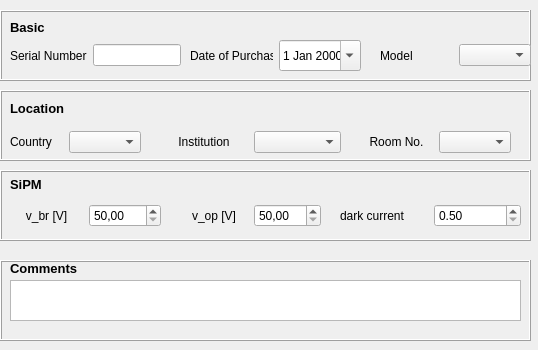
<?xml version="1.0" encoding="UTF-8"?>
<ui version="4.0">
 <class>AddSipmBasicPage</class>
 <widget class="QWizardPage" name="AddSipmBasicPage">
  <property name="geometry">
   <rect>
    <x>0</x>
    <y>0</y>
    <width>538</width>
    <height>350</height>
   </rect>
  </property>
  <property name="windowTitle">
   <string>WizardPage</string>
  </property>
  <widget class="QFrame" name="frame_4">
   <property name="geometry">
    <rect>
     <x>0</x>
     <y>90</y>
     <width>531</width>
     <height>71</height>
    </rect>
   </property>
   <property name="frameShape">
    <enum>QFrame::Box</enum>
   </property>
   <property name="frameShadow">
    <enum>QFrame::Raised</enum>
   </property>
   <widget class="QWidget" name="layoutWidget_5">
    <property name="geometry">
     <rect>
      <x>10</x>
      <y>40</y>
      <width>131</width>
      <height>24</height>
     </rect>
    </property>
    <layout class="QHBoxLayout" name="horizontalLayout_country">
     <item>
      <widget class="QLabel" name="label_country">
       <property name="text">
        <string>Country </string>
       </property>
      </widget>
     </item>
     <item>
      <widget class="QComboBox" name="comboBox_country"/>
     </item>
    </layout>
   </widget>
   <widget class="QWidget" name="layoutWidget_7">
    <property name="geometry">
     <rect>
      <x>160</x>
      <y>40</y>
      <width>181</width>
      <height>24</height>
     </rect>
    </property>
    <layout class="QHBoxLayout" name="horizontalLayout_instytution">
     <item>
      <widget class="QLabel" name="label_institution">
       <property name="text">
        <string>Institution</string>
       </property>
       <property name="alignment">
        <set>Qt::AlignCenter</set>
       </property>
      </widget>
     </item>
     <item>
      <widget class="QComboBox" name="comboBox_institution"/>
     </item>
    </layout>
   </widget>
   <widget class="QWidget" name="layoutWidget_8">
    <property name="geometry">
     <rect>
      <x>360</x>
      <y>40</y>
      <width>151</width>
      <height>24</height>
     </rect>
    </property>
    <layout class="QHBoxLayout" name="horizontalLayout_room">
     <item>
      <widget class="QLabel" name="label_room">
       <property name="text">
        <string>Room No.</string>
       </property>
       <property name="alignment">
        <set>Qt::AlignCenter</set>
       </property>
      </widget>
     </item>
     <item>
      <widget class="QComboBox" name="comboBox_room"/>
     </item>
    </layout>
   </widget>
   <widget class="QLabel" name="label_4">
    <property name="geometry">
     <rect>
      <x>10</x>
      <y>10</y>
      <width>61</width>
      <height>16</height>
     </rect>
    </property>
    <property name="font">
     <font>
      <pointsize>10</pointsize>
      <bold>true</bold>
     </font>
    </property>
    <property name="text">
     <string>Location</string>
    </property>
   </widget>
  </widget>
  <widget class="QFrame" name="frame_2">
   <property name="geometry">
    <rect>
     <x>0</x>
     <y>10</y>
     <width>531</width>
     <height>71</height>
    </rect>
   </property>
   <property name="font">
    <font>
     <bold>false</bold>
    </font>
   </property>
   <property name="frameShape">
    <enum>QFrame::Box</enum>
   </property>
   <property name="frameShadow">
    <enum>QFrame::Raised</enum>
   </property>
   <widget class="QWidget" name="layoutWidget">
    <property name="geometry">
     <rect>
      <x>10</x>
      <y>30</y>
      <width>171</width>
      <height>31</height>
     </rect>
    </property>
    <layout class="QHBoxLayout" name="horizontalLayout_serialNumber">
     <item>
      <widget class="QLabel" name="label_serialNumber">
       <property name="text">
        <string>Serial Number</string>
       </property>
      </widget>
     </item>
     <item>
      <widget class="QLineEdit" name="lineEdit_serialNumber"/>
     </item>
    </layout>
   </widget>
   <widget class="QWidget" name="layoutWidget_2">
    <property name="geometry">
     <rect>
      <x>190</x>
      <y>30</y>
      <width>171</width>
      <height>31</height>
     </rect>
    </property>
    <layout class="QHBoxLayout" name="horizontalLayout_purchaseDate">
     <item>
      <widget class="QLabel" name="label_fromPurchaseDate">
       <property name="text">
        <string>Date of Purchase</string>
       </property>
      </widget>
     </item>
     <item>
      <widget class="QDateEdit" name="dateEdit_purchaseDate">
       <property name="sizePolicy">
        <sizepolicy hsizetype="Preferred" vsizetype="Expanding">
         <horstretch>0</horstretch>
         <verstretch>0</verstretch>
        </sizepolicy>
       </property>
       <property name="calendarPopup">
        <bool>true</bool>
       </property>
      </widget>
     </item>
    </layout>
   </widget>
   <widget class="QLabel" name="label">
    <property name="geometry">
     <rect>
      <x>10</x>
      <y>10</y>
      <width>41</width>
      <height>14</height>
     </rect>
    </property>
    <property name="font">
     <font>
      <pointsize>10</pointsize>
      <bold>true</bold>
     </font>
    </property>
    <property name="text">
     <string>Basic</string>
    </property>
   </widget>
   <widget class="QWidget" name="layoutWidget_3">
    <property name="geometry">
     <rect>
      <x>380</x>
      <y>30</y>
      <width>151</width>
      <height>31</height>
     </rect>
    </property>
    <layout class="QHBoxLayout" name="horizontalLayout_model">
     <item>
      <widget class="QLabel" name="label_model">
       <property name="text">
        <string>Model</string>
       </property>
      </widget>
     </item>
     <item>
      <widget class="QComboBox" name="comboBox_model"/>
     </item>
    </layout>
   </widget>
  </widget>
  <widget class="QFrame" name="frame_3">
   <property name="geometry">
    <rect>
     <x>0</x>
     <y>170</y>
     <width>531</width>
     <height>71</height>
    </rect>
   </property>
   <property name="frameShape">
    <enum>QFrame::Box</enum>
   </property>
   <property name="frameShadow">
    <enum>QFrame::Raised</enum>
   </property>
   <widget class="QWidget" name="layoutWidget_9">
    <property name="geometry">
     <rect>
      <x>10</x>
      <y>30</y>
      <width>151</width>
      <height>31</height>
     </rect>
    </property>
    <layout class="QHBoxLayout" name="horizontalLayout_purchaseDate_2">
     <item>
      <widget class="QLabel" name="label_vBrFrom">
       <property name="text">
        <string>v_br [V]</string>
       </property>
       <property name="alignment">
        <set>Qt::AlignCenter</set>
       </property>
      </widget>
     </item>
     <item>
      <widget class="QDoubleSpinBox" name="doubleSpinBox_vBr">
       <property name="locale">
        <locale language="Polish" country="Poland"/>
       </property>
       <property name="minimum">
        <double>50.000000000000000</double>
       </property>
       <property name="maximum">
        <double>69.989999999999995</double>
       </property>
       <property name="singleStep">
        <double>0.100000000000000</double>
       </property>
      </widget>
     </item>
    </layout>
   </widget>
   <widget class="QWidget" name="layoutWidget_11">
    <property name="geometry">
     <rect>
      <x>340</x>
      <y>30</y>
      <width>181</width>
      <height>31</height>
     </rect>
    </property>
    <layout class="QHBoxLayout" name="horizontalLayout_purchaseDate_4">
     <item>
      <widget class="QLabel" name="label_darkCurrentFrom">
       <property name="text">
        <string>dark current </string>
       </property>
      </widget>
     </item>
     <item>
      <widget class="QDoubleSpinBox" name="doubleSpinBox_darkCurrent">
       <property name="minimum">
        <double>0.500000000000000</double>
       </property>
       <property name="maximum">
        <double>1.200000000000000</double>
       </property>
       <property name="singleStep">
        <double>0.010000000000000</double>
       </property>
       <property name="value">
        <double>0.500000000000000</double>
       </property>
      </widget>
     </item>
    </layout>
   </widget>
   <widget class="QLabel" name="label_2">
    <property name="geometry">
     <rect>
      <x>10</x>
      <y>0</y>
      <width>70</width>
      <height>29</height>
     </rect>
    </property>
    <property name="font">
     <font>
      <pointsize>10</pointsize>
      <bold>true</bold>
     </font>
    </property>
    <property name="text">
     <string>SiPM</string>
    </property>
   </widget>
   <widget class="QWidget" name="layoutWidget_10">
    <property name="geometry">
     <rect>
      <x>180</x>
      <y>30</y>
      <width>141</width>
      <height>31</height>
     </rect>
    </property>
    <layout class="QHBoxLayout" name="horizontalLayout_purchaseDate_3">
     <item>
      <widget class="QLabel" name="label_vBrFrom_2">
       <property name="text">
        <string>v_op [V]</string>
       </property>
       <property name="alignment">
        <set>Qt::AlignCenter</set>
       </property>
      </widget>
     </item>
     <item>
      <widget class="QDoubleSpinBox" name="doubleSpinBox_vOp">
       <property name="locale">
        <locale language="Polish" country="Poland"/>
       </property>
       <property name="minimum">
        <double>50.000000000000000</double>
       </property>
       <property name="maximum">
        <double>69.989999999999995</double>
       </property>
       <property name="singleStep">
        <double>0.100000000000000</double>
       </property>
      </widget>
     </item>
    </layout>
   </widget>
  </widget>
  <widget class="QFrame" name="frame">
   <property name="geometry">
    <rect>
     <x>0</x>
     <y>260</y>
     <width>531</width>
     <height>81</height>
    </rect>
   </property>
   <property name="frameShape">
    <enum>QFrame::Box</enum>
   </property>
   <property name="frameShadow">
    <enum>QFrame::Raised</enum>
   </property>
   <widget class="QLabel" name="label_3">
    <property name="geometry">
     <rect>
      <x>10</x>
      <y>0</y>
      <width>71</width>
      <height>16</height>
     </rect>
    </property>
    <property name="font">
     <font>
      <pointsize>10</pointsize>
      <bold>true</bold>
     </font>
    </property>
    <property name="text">
     <string>Comments</string>
    </property>
   </widget>
   <widget class="QTextEdit" name="textEdit_comments">
    <property name="geometry">
     <rect>
      <x>10</x>
      <y>20</y>
      <width>511</width>
      <height>41</height>
     </rect>
    </property>
   </widget>
  </widget>
 </widget>
 <resources/>
 <connections/>
</ui>
